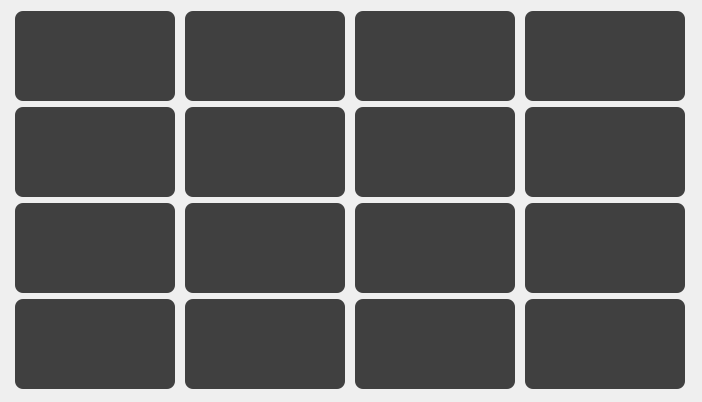
            <widget class="QWidget" name="scrollAreaWidgetContents_web01">
             <property name="geometry">
              <rect>
               <x>0</x>
               <y>0</y>
               <width>702</width>
               <height>402</height>
              </rect>
             </property>
             <layout class="QGridLayout" name="gridLayout_8">
              <item row="0" column="0">
               <widget class="QFrame" name="effect_web01_00">
                <property name="sizePolicy">
                 <sizepolicy hsizetype="Fixed" vsizetype="Fixed">
                  <horstretch>0</horstretch>
                  <verstretch>0</verstretch>
                 </sizepolicy>
                </property>
                <property name="minimumSize">
                 <size>
                  <width>160</width>
                  <height>90</height>
                 </size>
                </property>
                <property name="styleSheet">
                 <string notr="true">background-color: #404040; border-radius: 8px;</string>
                </property>
                <property name="frameShape">
                 <enum>QFrame::Shape::StyledPanel</enum>
                </property>
                <property name="frameShadow">
                 <enum>QFrame::Shadow::Raised</enum>
                </property>
               </widget>
              </item>
              <item row="0" column="1">
               <widget class="QFrame" name="effect_web01_01">
                <property name="sizePolicy">
                 <sizepolicy hsizetype="Fixed" vsizetype="Fixed">
                  <horstretch>0</horstretch>
                  <verstretch>0</verstretch>
                 </sizepolicy>
                </property>
                <property name="minimumSize">
                 <size>
                  <width>160</width>
                  <height>90</height>
                 </size>
                </property>
                <property name="styleSheet">
                 <string notr="true">background-color: #404040; border-radius: 8px;</string>
                </property>
                <property name="frameShape">
                 <enum>QFrame::Shape::StyledPanel</enum>
                </property>
                <property name="frameShadow">
                 <enum>QFrame::Shadow::Raised</enum>
                </property>
               </widget>
              </item>
              <item row="0" column="2">
               <widget class="QFrame" name="effect_web01_02">
                <property name="sizePolicy">
                 <sizepolicy hsizetype="Fixed" vsizetype="Fixed">
                  <horstretch>0</horstretch>
                  <verstretch>0</verstretch>
                 </sizepolicy>
                </property>
                <property name="minimumSize">
                 <size>
                  <width>160</width>
                  <height>90</height>
                 </size>
                </property>
                <property name="styleSheet">
                 <string notr="true">background-color: #404040; border-radius: 8px;</string>
                </property>
                <property name="frameShape">
                 <enum>QFrame::Shape::StyledPanel</enum>
                </property>
                <property name="frameShadow">
                 <enum>QFrame::Shadow::Raised</enum>
                </property>
               </widget>
              </item>
              <item row="0" column="3">
               <widget class="QFrame" name="effect_web01_03">
                <property name="sizePolicy">
                 <sizepolicy hsizetype="Fixed" vsizetype="Fixed">
                  <horstretch>0</horstretch>
                  <verstretch>0</verstretch>
                 </sizepolicy>
                </property>
                <property name="minimumSize">
                 <size>
                  <width>160</width>
                  <height>90</height>
                 </size>
                </property>
                <property name="styleSheet">
                 <string notr="true">background-color: #404040; border-radius: 8px;</string>
                </property>
                <property name="frameShape">
                 <enum>QFrame::Shape::StyledPanel</enum>
                </property>
                <property name="frameShadow">
                 <enum>QFrame::Shadow::Raised</enum>
                </property>
               </widget>
              </item>
              <item row="1" column="0">
               <widget class="QFrame" name="effect_web01_10">
                <property name="sizePolicy">
                 <sizepolicy hsizetype="Fixed" vsizetype="Fixed">
                  <horstretch>0</horstretch>
                  <verstretch>0</verstretch>
                 </sizepolicy>
                </property>
                <property name="minimumSize">
                 <size>
                  <width>160</width>
                  <height>90</height>
                 </size>
                </property>
                <property name="styleSheet">
                 <string notr="true">background-color: #404040; border-radius: 8px;</string>
                </property>
                <property name="frameShape">
                 <enum>QFrame::Shape::StyledPanel</enum>
                </property>
                <property name="frameShadow">
                 <enum>QFrame::Shadow::Raised</enum>
                </property>
               </widget>
              </item>
              <item row="1" column="1">
               <widget class="QFrame" name="effect_web01_11">
                <property name="sizePolicy">
                 <sizepolicy hsizetype="Fixed" vsizetype="Fixed">
                  <horstretch>0</horstretch>
                  <verstretch>0</verstretch>
                 </sizepolicy>
                </property>
                <property name="minimumSize">
                 <size>
                  <width>160</width>
                  <height>90</height>
                 </size>
                </property>
                <property name="styleSheet">
                 <string notr="true">background-color: #404040; border-radius: 8px;</string>
                </property>
                <property name="frameShape">
                 <enum>QFrame::Shape::StyledPanel</enum>
                </property>
                <property name="frameShadow">
                 <enum>QFrame::Shadow::Raised</enum>
                </property>
               </widget>
              </item>
              <item row="1" column="2">
               <widget class="QFrame" name="effect_web01_12">
                <property name="sizePolicy">
                 <sizepolicy hsizetype="Fixed" vsizetype="Fixed">
                  <horstretch>0</horstretch>
                  <verstretch>0</verstretch>
                 </sizepolicy>
                </property>
                <property name="minimumSize">
                 <size>
                  <width>160</width>
                  <height>90</height>
                 </size>
                </property>
                <property name="styleSheet">
                 <string notr="true">background-color: #404040; border-radius: 8px;</string>
                </property>
                <property name="frameShape">
                 <enum>QFrame::Shape::StyledPanel</enum>
                </property>
                <property name="frameShadow">
                 <enum>QFrame::Shadow::Raised</enum>
                </property>
               </widget>
              </item>
              <item row="1" column="3">
               <widget class="QFrame" name="effect_web01_13">
                <property name="sizePolicy">
                 <sizepolicy hsizetype="Fixed" vsizetype="Fixed">
                  <horstretch>0</horstretch>
                  <verstretch>0</verstretch>
                 </sizepolicy>
                </property>
                <property name="minimumSize">
                 <size>
                  <width>160</width>
                  <height>90</height>
                 </size>
                </property>
                <property name="styleSheet">
                 <string notr="true">background-color: #404040; border-radius: 8px;</string>
                </property>
                <property name="frameShape">
                 <enum>QFrame::Shape::StyledPanel</enum>
                </property>
                <property name="frameShadow">
                 <enum>QFrame::Shadow::Raised</enum>
                </property>
               </widget>
              </item>
              <item row="2" column="0">
               <widget class="QFrame" name="effect_web01_20">
                <property name="sizePolicy">
                 <sizepolicy hsizetype="Fixed" vsizetype="Fixed">
                  <horstretch>0</horstretch>
                  <verstretch>0</verstretch>
                 </sizepolicy>
                </property>
                <property name="minimumSize">
                 <size>
                  <width>160</width>
                  <height>90</height>
                 </size>
                </property>
                <property name="styleSheet">
                 <string notr="true">background-color: #404040; border-radius: 8px;</string>
                </property>
                <property name="frameShape">
                 <enum>QFrame::Shape::StyledPanel</enum>
                </property>
                <property name="frameShadow">
                 <enum>QFrame::Shadow::Raised</enum>
                </property>
               </widget>
              </item>
              <item row="2" column="1">
               <widget class="QFrame" name="effect_web01_21">
                <property name="sizePolicy">
                 <sizepolicy hsizetype="Fixed" vsizetype="Fixed">
                  <horstretch>0</horstretch>
                  <verstretch>0</verstretch>
                 </sizepolicy>
                </property>
                <property name="minimumSize">
                 <size>
                  <width>160</width>
                  <height>90</height>
                 </size>
                </property>
                <property name="styleSheet">
                 <string notr="true">background-color: #404040; border-radius: 8px;</string>
                </property>
                <property name="frameShape">
                 <enum>QFrame::Shape::StyledPanel</enum>
                </property>
                <property name="frameShadow">
                 <enum>QFrame::Shadow::Raised</enum>
                </property>
               </widget>
              </item>
              <item row="2" column="2">
               <widget class="QFrame" name="effect_web01_22">
                <property name="sizePolicy">
                 <sizepolicy hsizetype="Fixed" vsizetype="Fixed">
                  <horstretch>0</horstretch>
                  <verstretch>0</verstretch>
                 </sizepolicy>
                </property>
                <property name="minimumSize">
                 <size>
                  <width>160</width>
                  <height>90</height>
                 </size>
                </property>
                <property name="styleSheet">
                 <string notr="true">background-color: #404040; border-radius: 8px;</string>
                </property>
                <property name="frameShape">
                 <enum>QFrame::Shape::StyledPanel</enum>
                </property>
                <property name="frameShadow">
                 <enum>QFrame::Shadow::Raised</enum>
                </property>
               </widget>
              </item>
              <item row="2" column="3">
               <widget class="QFrame" name="effect_web01_23">
                <property name="sizePolicy">
                 <sizepolicy hsizetype="Fixed" vsizetype="Fixed">
                  <horstretch>0</horstretch>
                  <verstretch>0</verstretch>
                 </sizepolicy>
                </property>
                <property name="minimumSize">
                 <size>
                  <width>160</width>
                  <height>90</height>
                 </size>
                </property>
                <property name="styleSheet">
                 <string notr="true">background-color: #404040; border-radius: 8px;</string>
                </property>
                <property name="frameShape">
                 <enum>QFrame::Shape::StyledPanel</enum>
                </property>
                <property name="frameShadow">
                 <enum>QFrame::Shadow::Raised</enum>
                </property>
               </widget>
              </item>
              <item row="3" column="0">
               <widget class="QFrame" name="effect_web01_30">
                <property name="sizePolicy">
                 <sizepolicy hsizetype="Fixed" vsizetype="Fixed">
                  <horstretch>0</horstretch>
                  <verstretch>0</verstretch>
                 </sizepolicy>
                </property>
                <property name="minimumSize">
                 <size>
                  <width>160</width>
                  <height>90</height>
                 </size>
                </property>
                <property name="styleSheet">
                 <string notr="true">background-color: #404040; border-radius: 8px;</string>
                </property>
                <property name="frameShape">
                 <enum>QFrame::Shape::StyledPanel</enum>
                </property>
                <property name="frameShadow">
                 <enum>QFrame::Shadow::Raised</enum>
                </property>
               </widget>
              </item>
              <item row="3" column="1">
               <widget class="QFrame" name="effect_web01_31">
                <property name="sizePolicy">
                 <sizepolicy hsizetype="Fixed" vsizetype="Fixed">
                  <horstretch>0</horstretch>
                  <verstretch>0</verstretch>
                 </sizepolicy>
                </property>
                <property name="minimumSize">
                 <size>
                  <width>160</width>
                  <height>90</height>
                 </size>
                </property>
                <property name="styleSheet">
                 <string notr="true">background-color: #404040; border-radius: 8px;</string>
                </property>
                <property name="frameShape">
                 <enum>QFrame::Shape::StyledPanel</enum>
                </property>
                <property name="frameShadow">
                 <enum>QFrame::Shadow::Raised</enum>
                </property>
               </widget>
              </item>
              <item row="3" column="2">
               <widget class="QFrame" name="effect_web01_32">
                <property name="sizePolicy">
                 <sizepolicy hsizetype="Fixed" vsizetype="Fixed">
                  <horstretch>0</horstretch>
                  <verstretch>0</verstretch>
                 </sizepolicy>
                </property>
                <property name="minimumSize">
                 <size>
                  <width>160</width>
                  <height>90</height>
                 </size>
                </property>
                <property name="styleSheet">
                 <string notr="true">background-color: #404040; border-radius: 8px;</string>
                </property>
                <property name="frameShape">
                 <enum>QFrame::Shape::StyledPanel</enum>
                </property>
                <property name="frameShadow">
                 <enum>QFrame::Shadow::Raised</enum>
                </property>
               </widget>
              </item>
              <item row="3" column="3">
               <widget class="QFrame" name="effect_web01_33">
                <property name="sizePolicy">
                 <sizepolicy hsizetype="Fixed" vsizetype="Fixed">
                  <horstretch>0</horstretch>
                  <verstretch>0</verstretch>
                 </sizepolicy>
                </property>
                <property name="minimumSize">
                 <size>
                  <width>160</width>
                  <height>90</height>
                 </size>
                </property>
                <property name="styleSheet">
                 <string notr="true">background-color: #404040; border-radius: 8px;</string>
                </property>
                <property name="frameShape">
                 <enum>QFrame::Shape::StyledPanel</enum>
                </property>
                <property name="frameShadow">
                 <enum>QFrame::Shadow::Raised</enum>
                </property>
               </widget>
              </item>
              <item row="4" column="0">
               <spacer name="verticalSpacer_web01_grid">
                <property name="orientation">
                 <enum>Qt::Orientation::Vertical</enum>
                </property>
                <property name="sizeHint" stdset="0">
                 <size>
                  <width>20</width>
                  <height>40</height>
                 </size>
                </property>
               </spacer>
              </item>
             </layout>
            </widget>
